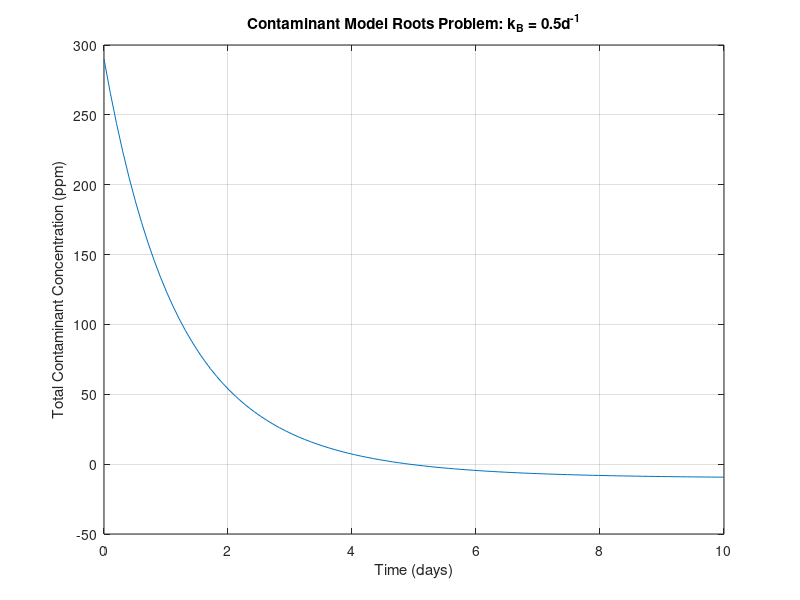

The MATLAB source for this figure: (Note: this script raises an error after producing the figure.)
%This script applies the bisection method to solve for the root of the contaminant model problem. 
%
%  A0*exp(-kA*t) + B0*exp(-kB*t) - p_standard = 0
%
%Variable definitions
%   p_standard = contaminant concentration standard in ppm
%   t = time in days it takes to meet the standard
%   A0 = initial concentration of contaminant A in ppm
%   B0 = initial concentration of contaminant B in ppm
%   kA = decay rate of contaminant A in d^-1
%   kB = decay rate of contanimant B in d^-1
A0 = 200; B0 = 100; kA = 1.0;kB = 0.5;
p_standard = 10; 
t = linspace(0,10);
%plot roots problem formulation
f = A0*exp(-kA*t) + B0*exp(-kB*t)-p_standard;
figure(1)
plot(t,f)
title('Contaminant Model Roots Problem: k_B = 0.5d^{-1}')
xlabel('Time (days)'), ylabel('Total Contaminant Concentration (ppm)')
grid on
%Define anonymous function for bisection method
fun = @(t) A0*exp(-kA*t) + B0*exp(-kB*t)-p_standard;
xl = 4; xu = 6; %initial guesses
[t_standard,ea,iter] = bisect_basic(fun,xl,xu);
%Display results
display('Bisection Converged at')
display(t_standard)
display('Iterations')
display(iter)
display('Approx Relative Error')
display(ea)


